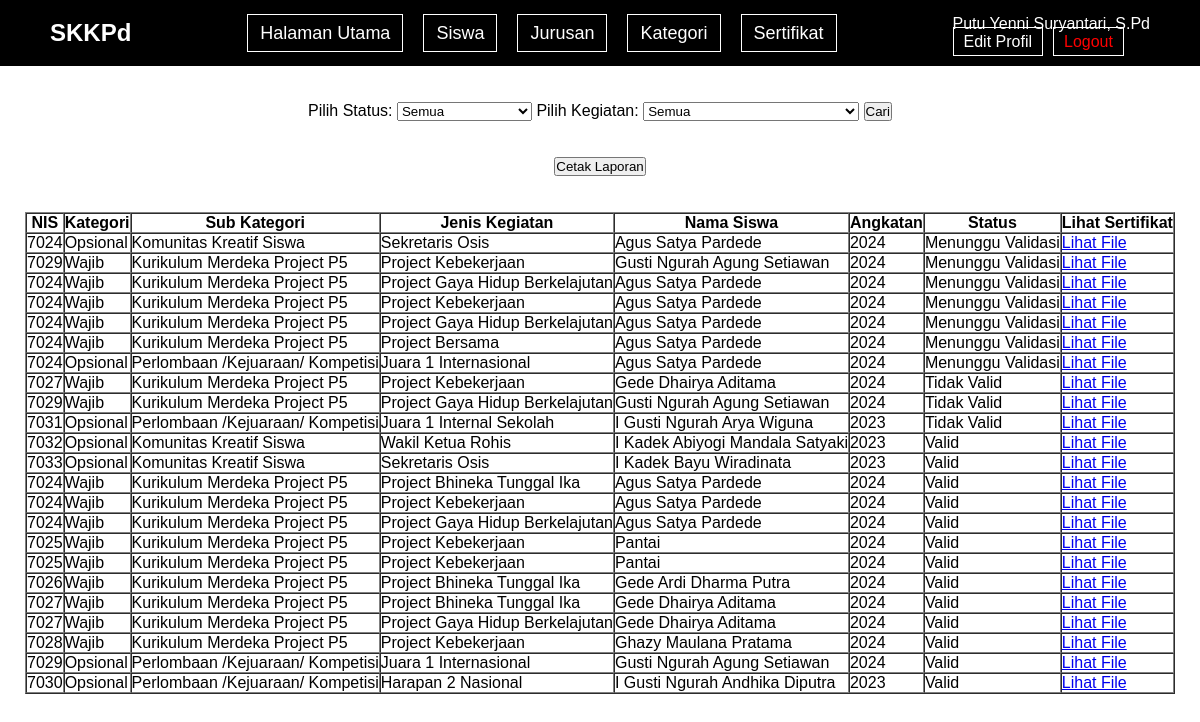
The page /tampilan/halaman_utama.php?page=sertifikat (signed in) on the database its author committed.
### tables this page shows
CREATE TABLE `sertifikat` (
  `Id_Sertifikat` int(11) NOT NULL,
  `Tanggal_Upload` date NOT NULL,
  `Catatan` varchar(100) DEFAULT NULL,
  `Sertifikat` varchar(150) NOT NULL,
  `Status` varchar(20) NOT NULL,
  `Tanggal_Status_Berubah` date DEFAULT NULL,
  `NIS` int(5) NOT NULL,
  `Id_Kegiatan` int(5) NOT NULL
);

CREATE TABLE `kategori` (
  `Id_Kategori` char(7) NOT NULL,
  `Kategori` enum('Wajib','Opsional') NOT NULL,
  `Sub_Kategori` varchar(50) NOT NULL
);

CREATE TABLE `kegiatan` (
  `Id_Kegiatan` int(5) NOT NULL,
  `Jenis_Kegiatan` varchar(50) NOT NULL,
  `Angka_Kredit` int(2) NOT NULL,
  `Id_Kategori` char(7) NOT NULL
);

CREATE TABLE `siswa` (
  `NIS` int(5) NOT NULL,
  `No_Absen` int(2) NOT NULL,
  `Nama_Siswa` varchar(50) NOT NULL,
  `No_Telp` varchar(15) NOT NULL,
  `Email` varchar(30) NOT NULL,
  `Id_Jurusan` char(2) NOT NULL,
  `Kelas` int(3) NOT NULL,
  `Angkatan` int(5) NOT NULL
);

### tampilan/sertifikat.php (the view, shortened to what this page needs)
<?php
function getSertifikat($koneksi, $status = '', $kegiatan = '') {
    $whereClause = "WHERE 1";
    $query = "SELECT * FROM sertifikat
              INNER JOIN kegiatan USING(Id_Kegiatan)
              INNER JOIN kategori USING(Id_Kategori)
              INNER JOIN siswa USING(NIS)
              $whereClause ORDER BY Status, Sub_Kategori, Tanggal_Upload ASC";
    $result = mysqli_query($koneksi, $query);
    if (mysqli_num_rows($result) > 0) {
        echo "<center><table border='1' cellpadding='5' cellspacing='0'>";
        echo "<tr>
                <th>NIS</th>
                <th>Kategori</th>
                <th>Sub Kategori</th>
                <th>Jenis Kegiatan</th>
                <th>Nama Siswa</th>
                <th>Angkatan</th>
                <th>Status</th>
                <th>Lihat Sertifikat</th>
              </tr>";
        while ($data = mysqli_fetch_assoc($result)) {
            echo "<tr>
                    <td>{$data['NIS']}</td>
                    <td>{$data['Kategori']}</td>
                    <td>{$data['Sub_Kategori']}</td>
                    <td>{$data['Jenis_Kegiatan']}</td>
                    <td>{$data['Nama_Siswa']}</td>
                    <td>{$data['Angkatan']}</td>
                    <td>{$data['Status']}</td>
                    <td><a href='halaman_utama.php?page=cek_sertifikat&id={$data['Id_Sertifikat']}&file={$data['Sertifikat']}' target='_blank'>Lihat File</a></td>
                  </tr>";
        }
        echo "</table></center>";
    } else {
        echo "<p>Tidak ada data</p>";
    }
}
?>
<center>
    <form method="POST" action="">
        <label for="status">Pilih Status:</label>
        <select name="status">
            <option value="">Semua</option>
        </select>
        <label for="kegiatan">Pilih Kegiatan:</label>
        <select name="kegiatan">
            <option value="">Semua</option>
        </select>
        <input type="submit" value="Cari">
    </form>
</center>
<br><br>
<center>
    <button type="button" onclick="document.getElementById('exampleModal').showModal();">
        Cetak Laporan
    </button>
                <?php
            $data_status = mysqli_query($koneksi, "SELECT Status FROM sertifikat GROUP BY Status");
            while($status = mysqli_fetch_assoc($data_status)){
            ?>
                <option value="<?=$status['Status']?>"><?=$status['Status']?></option>
                <?php
            }
            ?>
</center>
<br><br>
<?php
if (isset($_POST['status'])) {
    $status = $_POST['status'];
} else {
    $status = '';
}
if (isset($_POST['kegiatan'])) {
    $kegiatan = $_POST['kegiatan'];
} else {
    $kegiatan = '';
}
getSertifikat($koneksi, $status, $kegiatan);
?>

### tampilan/halaman_utama.php (shortened to what this page needs)
<?php
include "../koneksi.php";
?>
<!DOCTYPE html>
<html lang="id">
<head>
</head>
<body>
    <div class="navbar">
        <h2>SKKPd</h2>
        <nav>
            <ul class="nav-menu">
                <?php
                if ($_COOKIE['level_user'] == 'operator') {
                ?>
                <li><a href="halaman_utama.php">Halaman Utama</a></li>
                <li><a href="halaman_utama.php?page=siswa">Siswa</a></li>
                <li><a href="halaman_utama.php?page=jurusan">Jurusan</a></li>
                <li><a href="halaman_utama.php?page=kategori_kegiatan">Kategori</a></li>
                <li><a href="halaman_utama.php?page=sertifikat">Sertifikat</a></li>
                <?php
                } elseif ($_COOKIE['level_user'] == 'siswa') {
                ?>
                <li><a href="halaman_utama.php?page=sertifikat_siswa">Sertifikat</a></li>
                <?php
                }
                ?>
            </ul>
        </nav>
        <div>
            <span><?=$_COOKIE['nama_lengkap']?></span>
            <ul class="user-menu">
                <?php
                if ($_COOKIE['level_user'] == 'operator') {
                ?>
                <li><a href="halaman_utama.php?page=ubah_pegawai&username=<?=$_COOKIE['username']?>">Edit Profil</a>
                </li>
                <?php
                } else {
                ?>
                <li><a href="halaman_utama.php?page=ubah_pass">Ganti Password</a></li>
                <?php
                }
                ?>
                <li class="logout"><a href="../logout.php">Logout</a></li>
            </ul>
        </div>
    </div>
    <br><br>
    <?php
    switch (@$_GET['page']) {
        case "sertifikat":
            include "sertifikat.php";
        break;
?>
    <?php
    }
    ?>
</body>
</html>

### tampilan/halaman_utama.php (style rules this page uses)
.nav-menu, .user-menu { list-style: none; display: flex }
.nav-menu a, .user-menu a { text-decoration: none; color: #fff; transition: .3s }
* { margin: 0; padding: 0; box-sizing: border-box }
body { font-family: Arial, sans-serif }
.navbar { display: flex; justify-content: space-between; align-items: center; background: #000; color: #fff; padding: 15px 50px; position: sticky; top: 0; width: 100%; z-index: 1000 }
.navbar h2 { margin: 0; font-size: 24px }
.nav-menu { gap: 20px }
.nav-menu li, .user-menu li { display: inline }
.nav-menu a { font-size: 18px; padding: 8px 12px; border: 1px solid #fff }
.user-menu { gap: 10px }
.user-menu a { font-size: 16px; padding: 5px 10px; border: 1px solid #fff }
.logout a { color: red }

### rows shown on the page
sertifikat: NIS "7024", kategori.Kategori "Opsional", kategori.Sub_Kategori "Komunitas Kreatif Siswa", Id_Kegiatan.Jenis_Kegiatan "Sekretaris Osis", NIS.Nama_Siswa "Agus Satya Pardede", NIS.Angkatan "2024", Status "Menunggu Validasi"
sertifikat: NIS "7029", kategori.Kategori "Wajib", kategori.Sub_Kategori "Kurikulum Merdeka Project P5", Id_Kegiatan.Jenis_Kegiatan "Project Kebekerjaan", NIS.Nama_Siswa "Gusti Ngurah Agung Setiawan", NIS.Angkatan "2024", Status "Menunggu Validasi"
sertifikat: NIS "7024", kategori.Kategori "Wajib", kategori.Sub_Kategori "Kurikulum Merdeka Project P5", Id_Kegiatan.Jenis_Kegiatan "Project Gaya Hidup Berkelajutan", NIS.Nama_Siswa "Agus Satya Pardede", NIS.Angkatan "2024", Status "Menunggu Validasi"
sertifikat: NIS "7024", kategori.Kategori "Wajib", kategori.Sub_Kategori "Kurikulum Merdeka Project P5", Id_Kegiatan.Jenis_Kegiatan "Project Kebekerjaan", NIS.Nama_Siswa "Agus Satya Pardede", NIS.Angkatan "2024", Status "Menunggu Validasi"
sertifikat: NIS "7024", kategori.Kategori "Wajib", kategori.Sub_Kategori "Kurikulum Merdeka Project P5", Id_Kegiatan.Jenis_Kegiatan "Project Gaya Hidup Berkelajutan", NIS.Nama_Siswa "Agus Satya Pardede", NIS.Angkatan "2024", Status "Menunggu Validasi"
sertifikat: NIS "7024", kategori.Kategori "Wajib", kategori.Sub_Kategori "Kurikulum Merdeka Project P5", Id_Kegiatan.Jenis_Kegiatan "Project Bersama", NIS.Nama_Siswa "Agus Satya Pardede", NIS.Angkatan "2024", Status "Menunggu Validasi"
sertifikat: NIS "7024", kategori.Kategori "Opsional", kategori.Sub_Kategori "Perlombaan /Kejuaraan/ Kompetisi", Id_Kegiatan.Jenis_Kegiatan "Juara 1 Internasional", NIS.Nama_Siswa "Agus Satya Pardede", NIS.Angkatan "2024", Status "Menunggu Validasi"
sertifikat: NIS "7027", kategori.Kategori "Wajib", kategori.Sub_Kategori "Kurikulum Merdeka Project P5", Id_Kegiatan.Jenis_Kegiatan "Project Kebekerjaan", NIS.Nama_Siswa "Gede Dhairya Aditama", NIS.Angkatan "2024", Status "Tidak Valid"
sertifikat: NIS "7029", kategori.Kategori "Wajib", kategori.Sub_Kategori "Kurikulum Merdeka Project P5", Id_Kegiatan.Jenis_Kegiatan "Project Gaya Hidup Berkelajutan", NIS.Nama_Siswa "Gusti Ngurah Agung Setiawan", NIS.Angkatan "2024", Status "Tidak Valid"
sertifikat: NIS "7031", kategori.Kategori "Opsional", kategori.Sub_Kategori "Perlombaan /Kejuaraan/ Kompetisi", Id_Kegiatan.Jenis_Kegiatan "Juara 1 Internal Sekolah", NIS.Nama_Siswa "I Gusti Ngurah Arya Wiguna", NIS.Angkatan "2023", Status "Tidak Valid"
sertifikat: NIS "7032", kategori.Kategori "Opsional", kategori.Sub_Kategori "Komunitas Kreatif Siswa", Id_Kegiatan.Jenis_Kegiatan "Wakil Ketua Rohis", NIS.Nama_Siswa "I Kadek Abiyogi Mandala Satyaki", NIS.Angkatan "2023", Status "Valid"
sertifikat: NIS "7033", kategori.Kategori "Opsional", kategori.Sub_Kategori "Komunitas Kreatif Siswa", Id_Kegiatan.Jenis_Kegiatan "Sekretaris Osis", NIS.Nama_Siswa "I Kadek Bayu Wiradinata", NIS.Angkatan "2023", Status "Valid"
sertifikat: NIS "7024", kategori.Kategori "Wajib", kategori.Sub_Kategori "Kurikulum Merdeka Project P5", Id_Kegiatan.Jenis_Kegiatan "Project Bhineka Tunggal Ika", NIS.Nama_Siswa "Agus Satya Pardede", NIS.Angkatan "2024", Status "Valid"
sertifikat: NIS "7024", kategori.Kategori "Wajib", kategori.Sub_Kategori "Kurikulum Merdeka Project P5", Id_Kegiatan.Jenis_Kegiatan "Project Kebekerjaan", NIS.Nama_Siswa "Agus Satya Pardede", NIS.Angkatan "2024", Status "Valid"
sertifikat: NIS "7024", kategori.Kategori "Wajib", kategori.Sub_Kategori "Kurikulum Merdeka Project P5", Id_Kegiatan.Jenis_Kegiatan "Project Gaya Hidup Berkelajutan", NIS.Nama_Siswa "Agus Satya Pardede", NIS.Angkatan "2024", Status "Valid"
sertifikat: NIS "7025", kategori.Kategori "Wajib", kategori.Sub_Kategori "Kurikulum Merdeka Project P5", Id_Kegiatan.Jenis_Kegiatan "Project Kebekerjaan", NIS.Nama_Siswa "Pantai", NIS.Angkatan "2024", Status "Valid"
sertifikat: NIS "7025", kategori.Kategori "Wajib", kategori.Sub_Kategori "Kurikulum Merdeka Project P5", Id_Kegiatan.Jenis_Kegiatan "Project Kebekerjaan", NIS.Nama_Siswa "Pantai", NIS.Angkatan "2024", Status "Valid"
sertifikat: NIS "7026", kategori.Kategori "Wajib", kategori.Sub_Kategori "Kurikulum Merdeka Project P5", Id_Kegiatan.Jenis_Kegiatan "Project Bhineka Tunggal Ika", NIS.Nama_Siswa "Gede Ardi Dharma Putra", NIS.Angkatan "2024", Status "Valid"
sertifikat: NIS "7027", kategori.Kategori "Wajib", kategori.Sub_Kategori "Kurikulum Merdeka Project P5", Id_Kegiatan.Jenis_Kegiatan "Project Bhineka Tunggal Ika", NIS.Nama_Siswa "Gede Dhairya Aditama", NIS.Angkatan "2024", Status "Valid"
sertifikat: NIS "7027", kategori.Kategori "Wajib", kategori.Sub_Kategori "Kurikulum Merdeka Project P5", Id_Kegiatan.Jenis_Kegiatan "Project Gaya Hidup Berkelajutan", NIS.Nama_Siswa "Gede Dhairya Aditama", NIS.Angkatan "2024", Status "Valid"
sertifikat: NIS "7028", kategori.Kategori "Wajib", kategori.Sub_Kategori "Kurikulum Merdeka Project P5", Id_Kegiatan.Jenis_Kegiatan "Project Kebekerjaan", NIS.Nama_Siswa "Ghazy Maulana Pratama", NIS.Angkatan "2024", Status "Valid"
sertifikat: NIS "7029", kategori.Kategori "Opsional", kategori.Sub_Kategori "Perlombaan /Kejuaraan/ Kompetisi", Id_Kegiatan.Jenis_Kegiatan "Juara 1 Internasional", NIS.Nama_Siswa "Gusti Ngurah Agung Setiawan", NIS.Angkatan "2024", Status "Valid"
sertifikat: NIS "7030", kategori.Kategori "Opsional", kategori.Sub_Kategori "Perlombaan /Kejuaraan/ Kompetisi", Id_Kegiatan.Jenis_Kegiatan "Harapan 2 Nasional", NIS.Nama_Siswa "I Gusti Ngurah Andhika Diputra", NIS.Angkatan "2023", Status "Valid"

### other values the page prints
$_COOKIE['nama_lengkap'] "Putu Yenni Suryantari, S.Pd"
